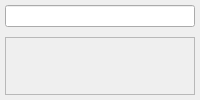
<?xml version="1.0" encoding="UTF-8"?>
<ui version="4.0">
 <class>Form</class>
 <widget class="QWidget" name="Form">
  <property name="geometry">
   <rect>
    <x>0</x>
    <y>0</y>
    <width>200</width>
    <height>100</height>
   </rect>
  </property>
  <property name="windowTitle">
   <string>Form</string>
  </property>
  <layout class="QVBoxLayout" name="verticalLayout">
   <property name="spacing">
    <number>10</number>
   </property>
   <property name="margin">
    <number>5</number>
   </property>
   <item>
    <widget class="QLineEdit" name="textTerms"/>
   </item>
   <item>
    <widget class="QFrame" name="containerResultTree">
     <property name="frameShape">
      <enum>QFrame::StyledPanel</enum>
     </property>
     <property name="frameShadow">
      <enum>QFrame::Raised</enum>
     </property>
    </widget>
   </item>
  </layout>
 </widget>
 <resources/>
 <connections/>
</ui>
